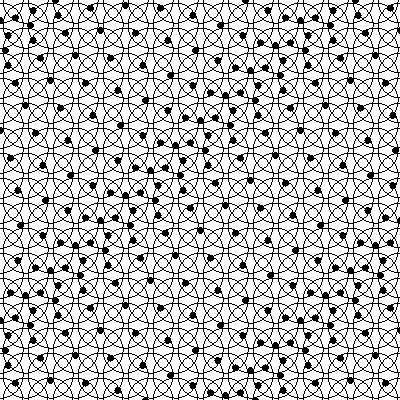
Frame 1 (no input)
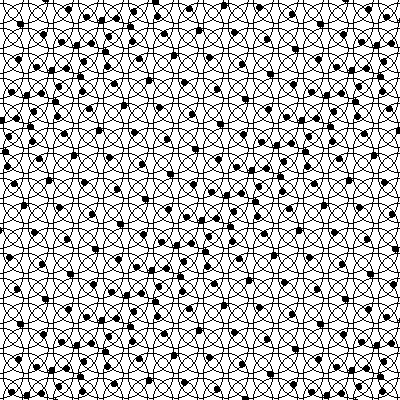
Frame 60 (the mouse pressed at the canvas centre just before this capture)
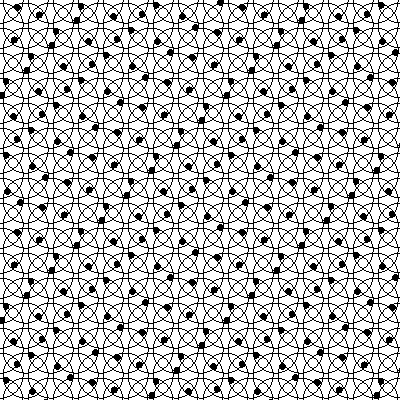
Frame 120 (the mouse held since frame 60 and released just before this capture)

The Processing sketch that drew these frames (run headless with seeded random() and noise(); from frame 60 on, the mouse is pressed at the canvas centre):

// Processing sketch: processing_103141
// ── processing_103141.pde

orbiter[][] orbiters;
int onum = 20;
int mainsize = 45;
int mainspacing = int(mainsize/2 + (mainsize/12));
int inset = 0;

void setup()  {
 size(400,400); 
 frameRate(50);
 noSmooth();
 orbiters = new orbiter[onum][onum];

 /// the phase of an orbiter is set according to its position in the orbiter grid. orbiters phase is set to its X position plus its Y position, both times 30. phase is measured in degrees because of the radians() function I'm using. each orbiter will be angled 30 degrees more than its top and left neighbours.
 
 for(int i=0;i<onum;i++)  { 
   for(int o=0;o<onum;o++)  { 
    orbiters[i][o] = new orbiter(inset+i*mainspacing,inset+o*mainspacing,(i+o)*30,mainsize);
   } } 
   
}

void draw()  {

  background(255);
  stroke(0);
  
   ////does the same thing as the original setup, but instead of a regular 30 degrees it uses the mouse's X and Y position to modify the phase difference between the rows and columns of orbiters, respectively                         
  if(mousePressed==true)  { 
   for(int i=0;i<onum;i++)  {
   for(int o=0;o<onum;o++)  {
    orbiters[i][o].phase=(  ( (i*mouseX) + (o*mouseY)));
   }  }  }
  
  for(int i=0;i<onum;i++)  {
   for(int o=0;o<onum;o++)  {
    orbiters[i][o].render();
   }  }  

}

class orbiter  {

  int x; int y;
  int phase; 
  
  int angle=0;        // keeps track of the current angle of the orbiter
  int speed = 4;
  
  int siz;
  int halfsiz;
  
  
  
  orbiter(int ix, int iy, int inphase, int size)  {
    x=ix; y=iy; 
    phase=inphase; 
    siz=size; 
    halfsiz = int(size/2.2);
  }

  void render()  {
  
    noFill();
    
    ellipse(x, y, siz, siz);
    
 ////set xhash and yhash to represent a point on a circular path around orbiter position according to angle
    float xhash = x - (  sin((radians(phase+angle)  )) * halfsiz ); 
    float yhash = y + (  cos((radians(phase+angle)  )) * halfsiz );
    
    fill(0);
    
    ellipse(xhash,yhash,6,6);
    
    if(angle<360)  {  angle = (angle + speed) % 360;  } //constrains the angle to 360 degrees 
                                                        // (not really necessary)                        
    
  }

}
